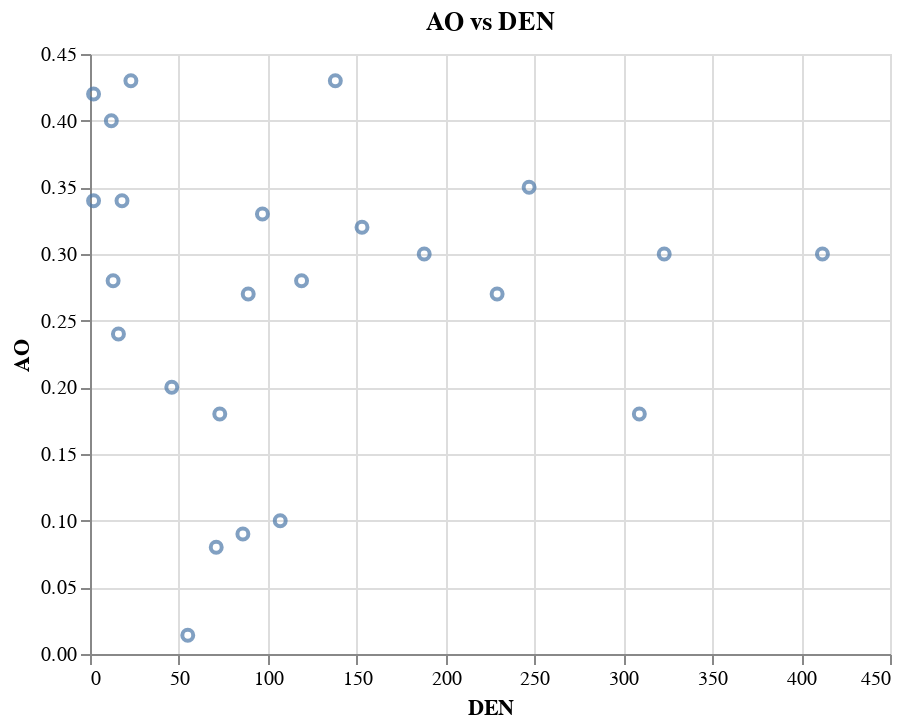

Notebook source saved alongside this figure:
### Code cell
alt.Chart(cars, title='AO vs DEN')\
    .mark_point()\
    .encode(x='DEN', y=alt.Y('AO', scale=alt.Scale(zero=False)))

### Figure 1 — Vega-Lite specification as saved in the notebook (floating-point values rounded to 4 significant figures)
{"$schema": "https://vega.github.io/schema/vega-lite/v3.2.1.json", "config": {"mark": {"tooltip": null}, "view": {"height": 300, "width": 400}}, "data": {"name": "data-4f178b92166a94dc5d89dbe6ec99da46"}, "datasets": {"data-4f178b92166a94dc5d89dbe6ec99da46": [{"AO": 0.27, "CON": 1.11, "Country": "Austria", "DEN": 89, "GDP": 7.7, "POP": 7.5, "PR": 49, "TR": 2.6}, {"AO": 0.3, "CON": 1.04, "Country": "Belgium", "DEN": 323, "GDP": 9.8, "POP": 9.8, "PR": 59, "TR": 1.6}, {"AO": 0.42, "CON": 2.82, "Country": "Canada", "DEN": 2, "GDP": 8.7, "POP": 23.5, "PR": 17, "TR": 0.1}, {"AO": 0.28, "CON": 1.21, "Country": "Denmark", "DEN": 119, "GDP": 11, "POP": 5.1, "PR": 56, "TR": 1.9}, {"AO": 0.24, "CON": 1.22, "Country": "Finland", "DEN": 16, "GDP": 7.1, "POP": 4.8, "PR": 49, "TR": 2.2}, {"AO": 0.33, "CON": 1.03, "Country": "France", "DEN": 97, "GDP": 8.8, "POP": 53.3, "PR": 61, "TR": 1.5}, {"AO": 0.35, "CON": 1.11, "Country": "Germany", "DEN": 247, "GDP": 10.4, "POP": 61.3, "PR": 49, "TR": 1.7}, {"AO": 0.08, "CON": 1.72, "Country": "Greece", "DEN": 71, "GDP": 3.4, "POP": 9.4, "PR": 56, "TR": 0.7}, {"AO": 0.34, "CON": 1.23, "Country": "Iceland", "DEN": 2, "GDP": 9.8, "POP": 0.2, "PR": 57, "TR": 2}, {"AO": 0.2, "CON": 1.51, "Country": "Ireland", "DEN": 46, "GDP": 3.8, "POP": 3.2, "PR": 40, "TR": 0.3}, {"AO": 0.3, "CON": 0.61, "Country": "Italy", "DEN": 188, "GDP": 4.6, "POP": 56.7, "PR": 61, "TR": 1.8}, {"AO": 0.18, "CON": 1.23, "Country": "Japan", "DEN": 309, "GDP": 8.5, "POP": 114.9, "PR": 49, "TR": 3.5}, {"AO": 0.43, "CON": 1.61, "Country": "Luxembourg", "DEN": 138, "GDP": 9.8, "POP": 0.4, "PR": 44, "TR": 0.8}, {"AO": 0.3, "CON": 1.08, "Country": "Netherlands", "DEN": 412, "GDP": 9.4, "POP": 13.9, "PR": 56, "TR": 1.5}, {"AO": 0.4, "CON": 1.32, "Country": "New.Zealand", "DEN": 12, "GDP": 5.9, "POP": 3.1, "PR": 34, "TR": 0.2}, {"AO": 0.28, "CON": 1.06, "Country": "Norway", "DEN": 13, "GDP": 9.8, "POP": 4.1, "PR": 61, "TR": 1.7}, {"AO": 0.1, "CON": 0.73, "Country": "Portugal", "DEN": 107, "GDP": 1.8, "POP": 9.8, "PR": 68, "TR": 0.9}, {"AO": 0.18, "CON": 0.82, "Country": "Spain", "DEN": 73, "GDP": 4, "POP": 36.8, "PR": 44, "TR": 1.3}, {"AO": 0.34, "CON": 1.31, "Country": "Sweden", "DEN": 18, "GDP": 10.6, "POP": 8.3, "PR": 42, "TR": 1.7}, {"AO": 0.32, "CON": 1.33, "Country": "Switzerland", "DEN": 153, "GDP": 13.3, "POP": 6.3, "PR": 56, "TR": 2}, {"AO": 0.014, "CON": 3.32, "Country": "Turkey", "DEN": 55, "GDP": 1.2, "POP": 42.7, "PR": 36, "TR": 0.1}, {"AO": 0.27, "CON": 1.21, "Country": "U.K.", "DEN": 229, "GDP": 5.5, "POP": 55.8, "PR": 35, "TR": 1.6}, {"AO": 0.43, "CON": 2.71, "Country": "U.S.A.", "DEN": 23, "GDP": 9.7, "POP": 218.2, "PR": 17, "TR": 0.3}, {"AO": 0.09, "CON": 1.13, "Country": "Yugoslavia", "DEN": 86, "GDP": 2.1, "POP": 22, "PR": 40, "TR": 2.1}]}, "encoding": {"x": {"field": "DEN", "type": "quantitative"}, "y": {"field": "AO", "scale": {"zero": false}, "type": "quantitative"}}, "mark": "point", "title": "AO vs DEN"}
